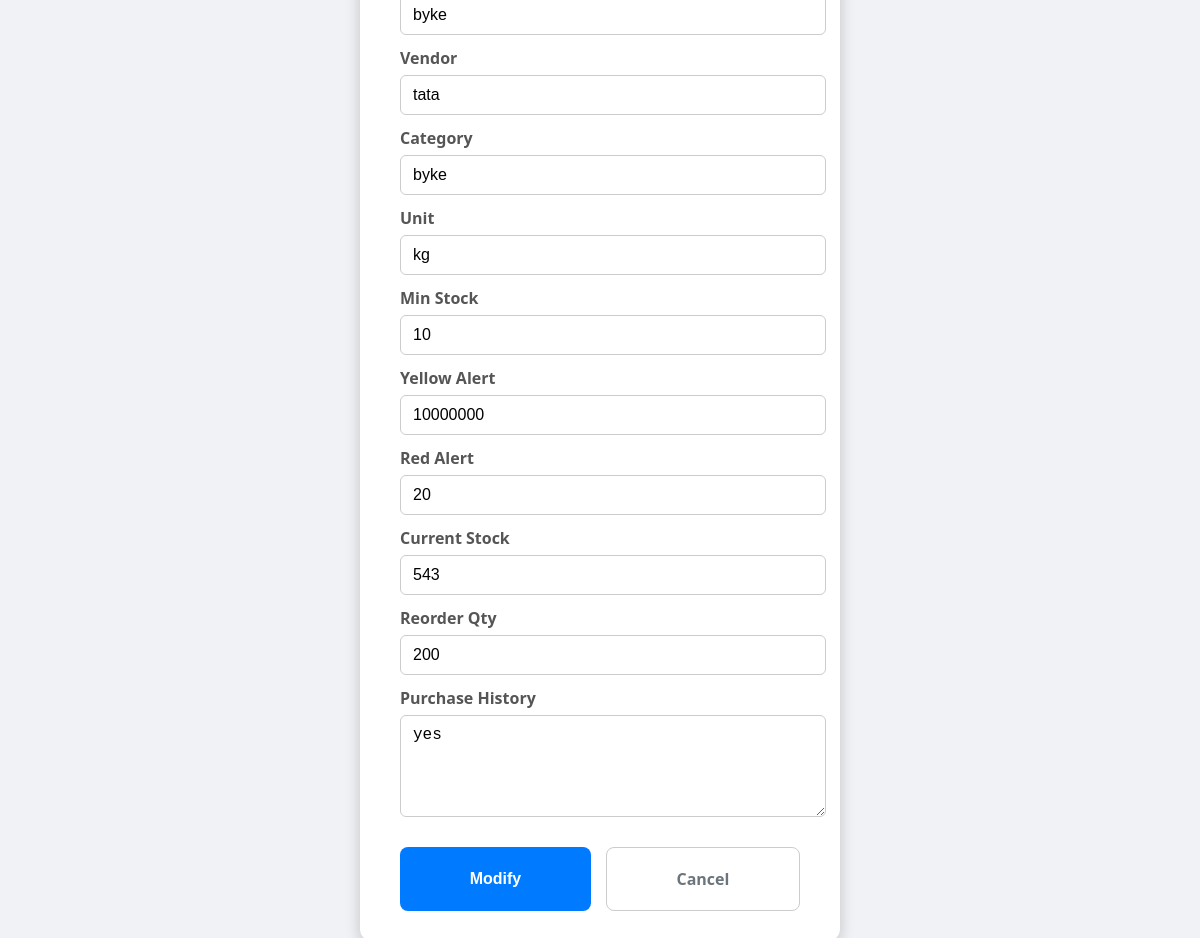
Screenshot of /modify_material/6 with the database file from the repository.
### app.py (models this page shows)
class Material(db.Model):
    id = db.Column(db.Integer, primary_key=True)
    material_code = db.Column(db.String(50), unique=True, nullable=False)
    material_name = db.Column(db.String(100), nullable=False)
    vendor = db.Column(db.String(100))
    item_category = db.Column(db.String(100))
    unit_of_measurement = db.Column(db.String(50))
    minimum_stock_level = db.Column(db.Integer)
    current_stock = db.Column(db.Integer)
    reorder_quantity = db.Column(db.Integer)
    purchase_history = db.Column(db.Text)
    yellow_alert = db.Column(db.Integer, nullable=True)
    red_alert = db.Column(db.Integer, nullable=True)

### app.py (the view, shortened to what this page needs)
@app.route('/modify_material/<int:material_id>', methods=['GET', 'POST'])
def modify_material(material_id):
    material = Material.query.get_or_404(material_id)
    return render_template('modify_material.html', material=material)

### templates/modify_material.html (shortened to what this page needs)
<!DOCTYPE html>
<html lang="en">
<head>
</head>
<body>
  <div class="container">
    <form method="POST">
      <input type="text" id="material_name" name="material_name" value="{{ material.material_name }}" required />
      <label for="vendor">Vendor</label>
      <input type="text" id="vendor" name="vendor" value="{{ material.vendor }}" />
      <label for="item_category">Category</label>
      <input type="text" id="item_category" name="item_category" value="{{ material.item_category }}" />
      <label for="unit_of_measurement">Unit</label>
      <input type="text" id="unit_of_measurement" name="unit_of_measurement" value="{{ material.unit_of_measurement }}" />
      <label for="minimum_stock_level">Min Stock</label>
      <input type="number" id="minimum_stock_level" name="minimum_stock_level" value="{{ material.minimum_stock_level }}" min="0" />
      <label for="yellow_alert">Yellow Alert</label>
      <input type="number" id="yellow_alert" name="yellow_alert" value="{{ material.yellow_alert if material.yellow_alert is defined else '' }}" min="0" placeholder="Enter yellow alert threshold" />
      <label for="red_alert">Red Alert</label>
      <input type="number" id="red_alert" name="red_alert" value="{{ material.red_alert if material.red_alert is defined else '' }}" min="0" placeholder="Enter red alert threshold" />
      <label for="current_stock">Current Stock</label>
      <input type="number" id="current_stock" name="current_stock" value="{{ material.current_stock }}" min="0" />
      <label for="reorder_quantity">Reorder Qty</label>
      <input type="number" id="reorder_quantity" name="reorder_quantity" value="{{ material.reorder_quantity }}" min="0" />
      <label for="purchase_history">Purchase History</label>
      <textarea id="purchase_history" name="purchase_history">{{ material.purchase_history }}</textarea>
      <div class="button-group">
        <button type="submit">Modify</button>
        <a href="{{ url_for('show_materials') }}" class="cancel-link">Cancel</a>
      </div>
    </form>
  </div>
</body>
</html>

### templates/modify_material.html (style rules this page uses)
body { font-family: 'Segoe UI', Tahoma, Geneva, Verdana, sans-serif; background-color: #f0f2f5; margin: 0; height: 100vh; display: flex; justify-content: center; align-items: center; }
.container { background-color: #fff; padding: 30px 40px; box-shadow: 0 4px 15px rgba(0,0,0,0.2); border-radius: 12px; width: 400px; max-width: 90vw; }
form label { display: block; margin: 12px 0 6px 0; font-weight: 600; color: #555; }
form input[type="text"], form input[type="number"], form textarea { width: 100%; padding: 10px 12px; border: 1.8px solid #ccc; border-radius: 6px; font-size: 1rem; transition: border-color 0.3s ease; }
form textarea { resize: vertical; min-height: 80px; }
.button-group { margin-top: 25px; display: flex; justify-content: space-between; }
button[type="submit"] { background-color: #007bff; color: white; font-weight: 700; padding: 12px 20px; border: none; border-radius: 8px; cursor: pointer; font-size: 1rem; flex-grow: 1; margin-right: 15px; transition: background-color 0.3s ease; }
.cancel-link { flex-grow: 1; text-align: center; line-height: 38px; font-weight: 600; color: #6c757d; text-decoration: none; padding: 12px 20px; border: 1.8px solid #ccc; border-radius: 8px; transition: border-color 0.3s ease, color 0.3s ease; }

### rows the page displays
Material: material_name "byke", vendor "tata", item_category "byke", unit_of_measurement "kg", minimum_stock_level "10", yellow_alert "10000000", red_alert "20", current_stock "543", reorder_quantity "200", purchase_history "yes"
